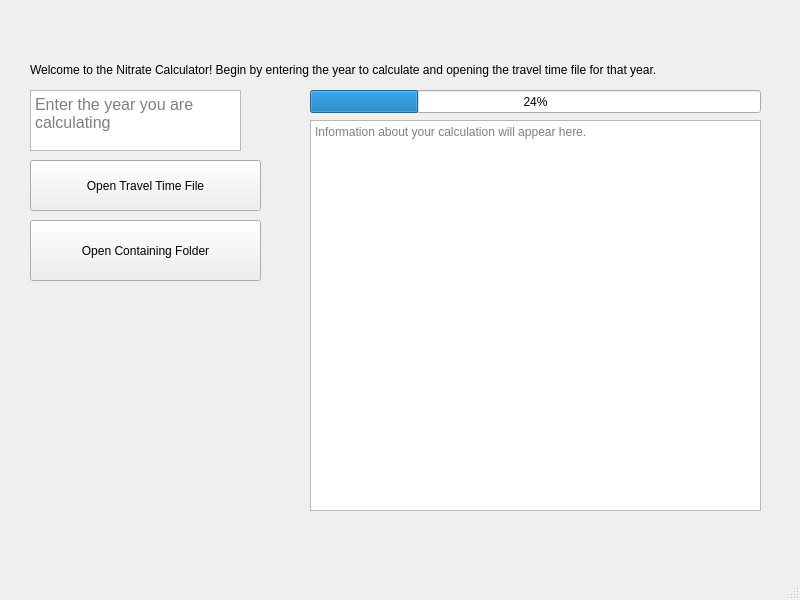
<?xml version="1.0" encoding="UTF-8"?>
<ui version="4.0">
 <class>MainWindow</class>
 <widget class="QMainWindow" name="MainWindow">
  <property name="geometry">
   <rect>
    <x>0</x>
    <y>0</y>
    <width>800</width>
    <height>600</height>
   </rect>
  </property>
  <property name="windowTitle">
   <string>MainWindow</string>
  </property>
  <widget class="QWidget" name="centralwidget">
   <widget class="QLabel" name="IntroText">
    <property name="enabled">
     <bool>true</bool>
    </property>
    <property name="geometry">
     <rect>
      <x>30</x>
      <y>0</y>
      <width>721</width>
      <height>141</height>
     </rect>
    </property>
    <property name="sizePolicy">
     <sizepolicy hsizetype="Maximum" vsizetype="Maximum">
      <horstretch>0</horstretch>
      <verstretch>0</verstretch>
     </sizepolicy>
    </property>
    <property name="frameShape">
     <enum>QFrame::NoFrame</enum>
    </property>
    <property name="text">
     <string>Welcome to the Nitrate Calculator! Begin by entering the year to calculate and opening the travel time file for that year.</string>
    </property>
    <property name="textFormat">
     <enum>Qt::RichText</enum>
    </property>
   </widget>
   <widget class="QTextEdit" name="YearEntry">
    <property name="geometry">
     <rect>
      <x>30</x>
      <y>90</y>
      <width>211</width>
      <height>61</height>
     </rect>
    </property>
    <property name="font">
     <font>
      <pointsize>12</pointsize>
      <weight>50</weight>
      <bold>false</bold>
     </font>
    </property>
    <property name="placeholderText">
     <string>Enter the year you are calculating</string>
    </property>
   </widget>
   <widget class="QPushButton" name="TravelTimeFileButton">
    <property name="geometry">
     <rect>
      <x>30</x>
      <y>160</y>
      <width>231</width>
      <height>51</height>
     </rect>
    </property>
    <property name="text">
     <string>Open Travel Time File</string>
    </property>
   </widget>
   <widget class="QTextBrowser" name="textBrowser">
    <property name="geometry">
     <rect>
      <x>310</x>
      <y>120</y>
      <width>451</width>
      <height>391</height>
     </rect>
    </property>
    <property name="placeholderText">
     <string>Information about your calculation will appear here.</string>
    </property>
   </widget>
   <widget class="QProgressBar" name="progressBar">
    <property name="geometry">
     <rect>
      <x>310</x>
      <y>90</y>
      <width>451</width>
      <height>23</height>
     </rect>
    </property>
    <property name="value">
     <number>24</number>
    </property>
   </widget>
   <widget class="QPushButton" name="folderButton">
    <property name="enabled">
     <bool>true</bool>
    </property>
    <property name="geometry">
     <rect>
      <x>30</x>
      <y>220</y>
      <width>231</width>
      <height>61</height>
     </rect>
    </property>
    <property name="text">
     <string>Open Containing Folder</string>
    </property>
    <property name="checkable">
     <bool>false</bool>
    </property>
   </widget>
  </widget>
  <widget class="QStatusBar" name="statusbar"/>
 </widget>
 <resources/>
 <connections/>
</ui>
